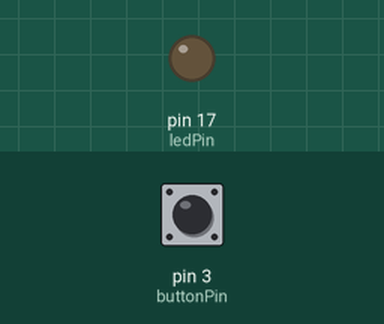
Recording of a sketch running on a simulated Arduino Uno, built with avr-gcc and run on an emulated ATmega328P. On the bench: output pins drawn as LEDs (lit = HIGH). The inputs (shaded band) are chosen by the test bench; at power-on: pin 3 (buttonPin) HIGH.

Above: at 1.2 s.
1.3 s: pin 3 (buttonPin) pulled LOW for 0.15 s
At 2.2 s:
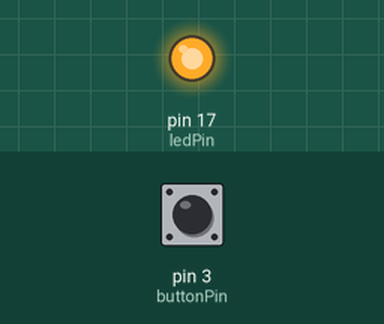
2.9 s: pin 3 (buttonPin) pulled LOW for 1 s
At 3.4 s:
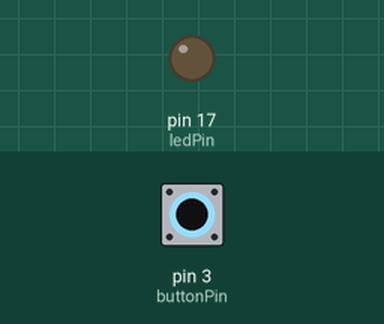
5.4 s: pin 3 (buttonPin) pulled LOW for 3.2 s
At 6.5 s:
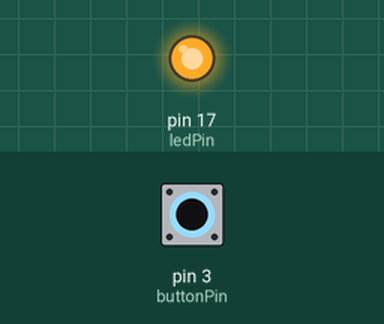
Timing chart, 0 to 8.4 s (numbered marks = the images above; inputs shaded):
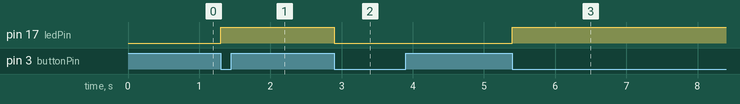

The sketch:

simple-interrupt-button.ino
```cpp
volatile byte state = LOW;

const byte buttonPin = 3;
const byte ledPin = 17;

void setup()
{
  Serial.begin(9600);
  pinMode(buttonPin, INPUT);
  pinMode(ledPin, OUTPUT);
  // Try doing this without the method attachInterrupt() but by adressing the register of the 32U4
  attachInterrupt(digitalPinToInterrupt(buttonPin), interruptService, FALLING);
}

void loop()
{
    digitalWrite(ledPin, state);
}

void interruptService()
{
  state = !state;
}
```

Measured:
- after the input at 1.3 s, pin 17 (ledPin): LOW → HIGH at once
- after the input at 2.9 s, pin 17 (ledPin): HIGH → LOW at once
- after the input at 5.4 s, pin 17 (ledPin): LOW → HIGH at once
